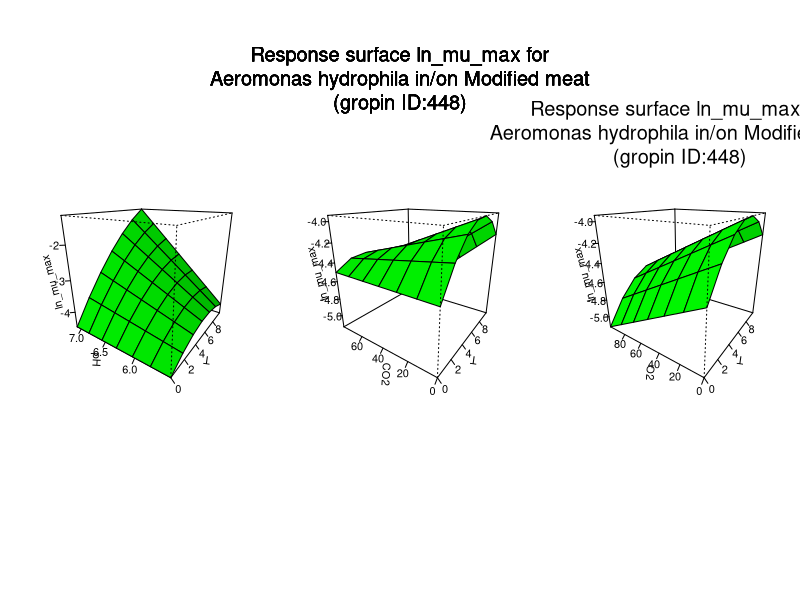

Write R code to recreate this figure.
#############################
# start of Parameter script
#############################
T <- seq(0,9.99000999000999,length.out=7)
pH <- seq(5.5055,7.09290709290709,length.out=7)
CO2 <- seq(0,79.9200799200799,length.out=7)
O2 <- seq(0,99.9000999000999,length.out=7)
#############################
# end of Parameter script
#############################
############################# 
# start of Model script Gropin ID 448 
#############################
 
# constant coefficients for this model
 
variables <- data.frame(T,pH,CO2,O2)
argumentsPar <- unique.data.frame(expand.grid(variables))
 
# heart of the model
response_surface <- function(T,pH,CO2,O2) {
   mumax <-(-4.50+(-0.829)*T+(-0.0151)*(T^2)+(-0.00122)*T*CO2+0.184*T*pH+(-0.00114)*pH*O2)

	return(mumax=mumax)
} 

# output parameters
responseSurface <- cbind(argumentsPar,response_surface(argumentsPar['T'],argumentsPar['pH'],argumentsPar['CO2'],argumentsPar['O2']))
colnames(responseSurface) <- c(colnames(argumentsPar),'lnmumax')
#############################
# End of Model script
#############################
############################# 
# start of Visualisation script Gropin ID 448 
#############################
titleText <-'Response surface ln_mu_max for
Aeromonas hydrophila in/on Modified meat
(gropin ID:448)'
argPar1 <- unique.data.frame(expand.grid(T,pH))
argPar2 <- unique.data.frame(expand.grid(T,CO2))
argPar3 <- unique.data.frame(expand.grid(T,O2))
z1 <- matrix(unlist(response_surface(T = argPar1[1],pH = argPar1[2],CO2 = CO2[1],O2 = O2[1])),nrow=7)
z2 <- matrix(unlist(response_surface(T = argPar2[1],CO2 = argPar2[2],pH = pH[1],O2 = O2[1])),nrow=7)
z3 <- matrix(unlist(response_surface(T = argPar3[1],O2 = argPar3[2],pH = pH[1],CO2 = CO2[1])),nrow=7)
# adding precaution if response surface is zero
myZLim1 <- range(z1)
if(myZLim1[1] == myZLim1[2]) myZLim1[2] <- myZLim1[2]+1
myZLim2 <- range(z2)
if(myZLim2[1] == myZLim2[2]) myZLim2[2] <- myZLim2[2]+1
myZLim3 <- range(z3)
if(myZLim3[1] == myZLim3[2]) myZLim3[2] <- myZLim3[2]+1
if(length(T)>1 & length(pH)>1 & length(CO2)>1 & length(O2)>1) {
	par(mfrow = c(1,3))
	persp(T,pH,z1,col = 'green',xlab='T',ylab='pH',zlab='ln_mu_max',zlim=myZLim1,theta=305,phi=20,shade=0.25,ticktype = 'detailed')
	persp(T,CO2,z2,col = 'green',xlab='T',ylab='CO2',zlab='ln_mu_max',zlim=myZLim2,theta=305,phi=20,shade=0.25,ticktype = 'detailed')
	persp(T,O2,z3,col = 'green',xlab='T',ylab='O2',zlab='ln_mu_max',zlim=myZLim3,theta=305,phi=20,shade=0.25,ticktype = 'detailed')
	mtext(titleText,outer=T,  cex=1.2, line=-8.5, side=3)
} else {
		myPars <- unique.data.frame(expand.grid(T,pH,CO2,O2))
		myZ <-matrix(unlist(response_surface(myPars[,1],myPars[,2],myPars[,3],myPars[,4])),nrow=7)
		myZLim <- range(myZ)
if(myZLim[1] == myZLim[2]) myZLim[2] <- myZLim[2]+1
	if(length(CO2)==1 & length(O2)==1) {
		persp(T,pH,myZ,col = 'green',xlab='T',ylab='pH',zlab='ln_mu_max',main=titleText,sub=paste('other variable: CO2 =',round(CO2,digits = 2), 'O2 =',round(O2,digits = 2)),zlim=myZLim,theta=305,phi=20,shade=0.25,ticktype = 'detailed')
	}
	if(length(pH)==1 & length(O2)==1) {
		persp(T,CO2,myZ,col = 'green',xlab='T',ylab='CO2',zlab='ln_mu_max',main=titleText,sub=paste('other variable: pH =',round(pH,digits = 2), 'O2 =',round(O2,digits = 2)),zlim=myZLim,theta=305,phi=20,shade=0.25,ticktype = 'detailed')
	}
	if(length(pH)==1 & length(CO2)==1) {
		persp(T,O2,myZ,col = 'green',xlab='T',ylab='O2',zlab='ln_mu_max',main=titleText,sub=paste('other variable: pH =',round(pH,digits = 2), 'CO2 =',round(CO2,digits = 2)),zlim=myZLim,theta=305,phi=20,shade=0.25,ticktype = 'detailed')
	}
	if(length(T)==1 & length(O2)==1) {
		persp(pH,CO2,myZ,col = 'green',xlab='pH',ylab='CO2',zlab='ln_mu_max',main=titleText,sub=paste('other variable: T =',round(T,digits = 2), 'O2 =',round(O2,digits = 2)),zlim=myZLim,theta=305,phi=20,shade=0.25,ticktype = 'detailed')
	}
	if(length(T)==1 & length(CO2)==1) {
		persp(pH,O2,myZ,col = 'green',xlab='pH',ylab='O2',zlab='ln_mu_max',main=titleText,sub=paste('other variable: T =',round(T,digits = 2), 'CO2 =',round(CO2,digits = 2)),zlim=myZLim,theta=305,phi=20,shade=0.25,ticktype = 'detailed')
	}
	if(length(T)==1 & length(pH)==1) {
		persp(CO2,O2,myZ,col = 'green',xlab='CO2',ylab='O2',zlab='ln_mu_max',main=titleText,sub=paste('other variable: T =',round(T,digits = 2), 'pH =',round(pH,digits = 2)),zlim=myZLim,theta=305,phi=20,shade=0.25,ticktype = 'detailed')
	}
}
#############################
# End of Visualisation script
#############################
